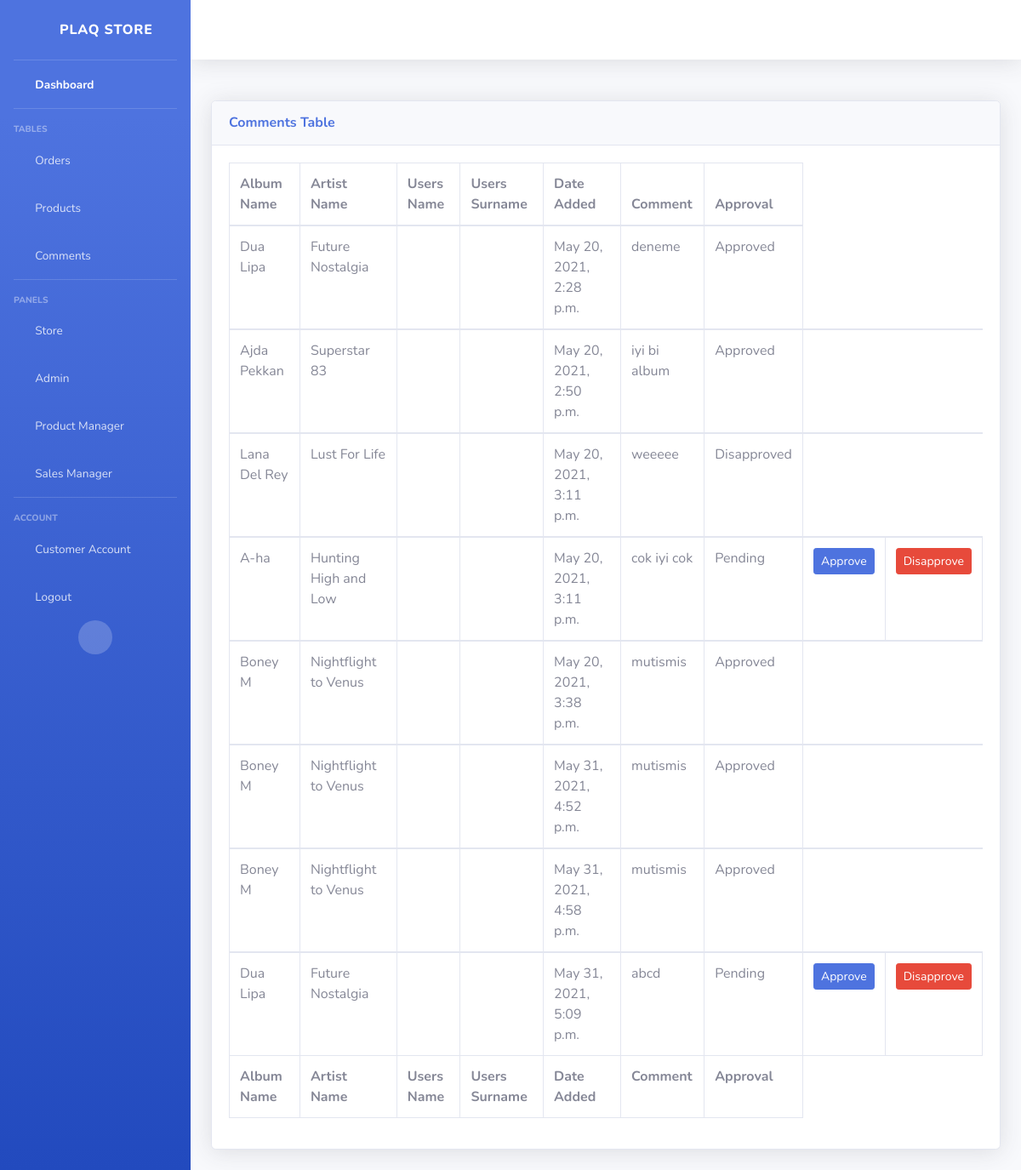
Before: /comments/ (signed in) with the older database file.
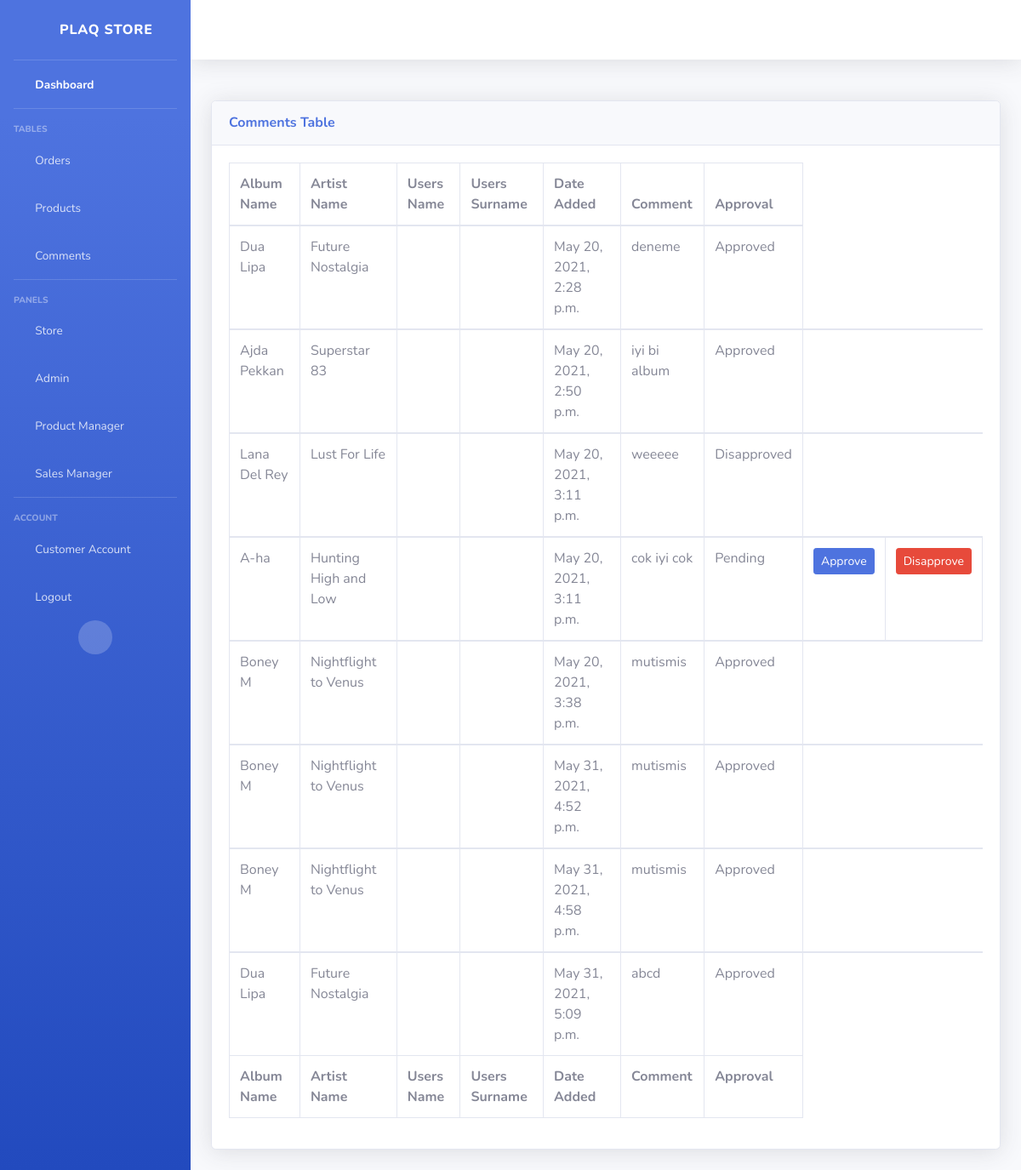
After: the same page with the newer database file.
### store/models.py (models this page shows, shortened)
class Comment(models.Model):
    class Approval(models.IntegerChoices):
        PENDING = 1
        APPROVED = 2
        DISAPPROVED = 3
    product = models.ForeignKey (Product, related_name = "comments", on_delete=models.CASCADE)
    user = models.ForeignKey(User, on_delete=models.CASCADE)
    date_added = models.DateTimeField(auto_now_add=True)
    body = models.TextField(max_length=500)
    approval = models.IntegerField(choices=Approval.choices, default=1)
    def __str__(self):
        return '%s - %s - %s %s' %(self.product.artist_name,self.product.album_name, self.user.first_name,  self.user.last_name)

class Product(models.Model):
    model_no = models.CharField(max_length=200, blank=True, null=True)
    album_name = models.CharField(max_length=200, blank=False)
    artist_name = models.CharField(max_length=200, blank=False)
    description = models.CharField(max_length=500, blank=True, null=True)
    genre = models.CharField(max_length=200, blank=True, null=True)
    warranty = models.CharField(max_length=200, blank=True, null=True)
    distributor = models.CharField(max_length=200, blank=True, null=True)
    price = models.FloatField()
    stock = models.IntegerField(default=0, null=True, blank=True)
    onDiscount = models.BooleanField(default= False)
    image = models.ImageField(blank=True, null=True)

### mysite/decorators.py (the view)
    def wrapper_func(request, *args, **kwargs):
        group_list = []
        user = request.user
        for groups in user.groups.all():
            group_list.append(groups.name)
        if 'product manager' in group_list:
            return view_func(request, *args, **kwargs)
        else:
            return redirect('store')

### managers/views.py (called while the page is built)
@product_manager
def comments(request):
    comments = Comment.objects.all()
    print(comments)
    context={'comments': comments}
    return render(request, "managers/comments.html", context)

### managers/templates/managers/comments.html
{% include 'managers/base.html' %}
{% load static %}
{%block content%}
<div class="card shadow mb-4">
    <div class="card-header py-3">
        <h6 class="m-0 font-weight-bold text-primary">Comments Table</h6>
    </div>
    <div class="card-body">
        <div class="table-responsive">
            <table class="table table-bordered" id="dataTable" width="100%" cellspacing="0">
                <thead>
                    <tr>
                        <th>Album Name</th>
                        <th>Artist Name</th>
                        <th>Users Name</th>
                        <th>Users Surname</th>
                        <th>Date Added</th>
                        <th>Comment</th>
                        <th>Approval</th>
                    </tr>
                </thead>
                <tfoot>
                    <tr>
                        <th>Album Name</th>
                        <th>Artist Name</th>
                        <th>Users Name</th>
                        <th>Users Surname</th>
                        <th>Date Added</th>
                        <th>Comment</th>
                        <th>Approval</th>
                    </tr>
                </tfoot>
                {% for comment in comments %}
                <tbody>
                    <tr>
                        <td>{{comment.product.artist_name}}</td>
                        <td>{{comment.product.album_name}}</td>
                        <td>{{comment.user.first_name}}</td>
                        <td>{{comment.user.last_name}}</td>
                        <td>{{comment.date_added}}</td>
                        <td>{{comment.body}}</td>
                        {% if comment.approval == 2 %}
                        <td>Approved</td>
                        {% elif comment.approval == 3 %}
                        <td>Disapproved</td>
                        {% else %}
                        <td>Pending</td>
                        <td><a class="btn btn-sm btn-primary" href="{% url 'approve-comment' comment.id %}">Approve</a></td>
                        <td><a class="btn btn-sm btn-danger" href="{% url 'disapprove-comment' comment.id %}">Disapprove</a></td>
                        {%endif%}
                    </tr>
                    {% endfor %}
                </tbody>
            </table>
        </div>
    </div>
</div>
{%endblock content %}

Changed rows visible on the page:
changed Comment "May 31, 2021, 5:09 p.m.": approval "Pending Approve Disapprove" → "Approved"
